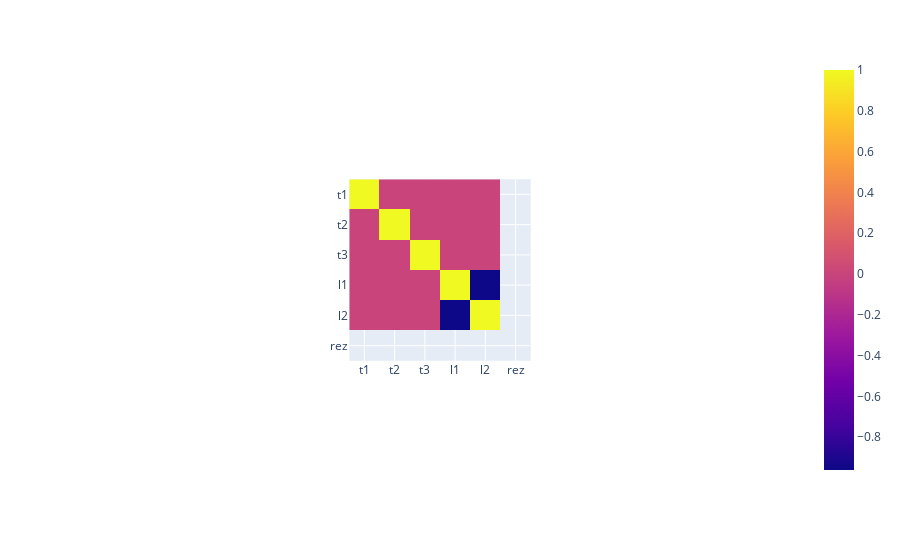

The cell this chart's notebook holds for it:
### Code cell
px.imshow(df.corr())

### Figure 1 — Plotly figure (JSON) as saved in the notebook; plotly's stock layout.template omitted (floating-point values rounded to 4 significant figures)
{"data": [{"coloraxis": "coloraxis", "hovertemplate": "x: %{x}<br>y: %{y}<br>color: %{z}<extra></extra>", "name": "0", "type": "heatmap", "x": ["t1", "t2", "t3", "l1", "l2", "rez"], "xaxis": "x", "y": ["t1", "t2", "t3", "l1", "l2", "rez"], "yaxis": "y", "z": [[1, -1.164e-15, -3.02e-15, 8.399e-17, 2.334e-15, null], [-1.164e-15, 1, -1.752e-15, -1.508e-17, 1.405e-16, null], [-3.02e-15, -1.752e-15, 1, -5.849e-17, 2.646e-16, null], [8.399e-17, -1.508e-17, -5.849e-17, 1, -0.9603, null], [2.334e-15, 1.405e-16, 2.646e-16, -0.9603, 1, null], [null, null, null, null, null, null]]}], "layout": {"autosize": true, "coloraxis": {"colorscale": [[0, "#0d0887"], [0.1111, "#46039f"], [0.2222, "#7201a8"], [0.3333, "#9c179e"], [0.4444, "#bd3786"], [0.5556, "#d8576b"], [0.6667, "#ed7953"], [0.7778, "#fb9f3a"], [0.8889, "#fdca26"], [1, "#f0f921"]]}, "margin": {"t": 60}, "xaxis": {"anchor": "y", "autorange": true, "constrain": "domain", "domain": [0.374, 0.626], "range": [-0.5, 5.5], "scaleanchor": "y", "type": "category"}, "yaxis": {"anchor": "x", "autorange": true, "constrain": "domain", "domain": [0, 1], "range": [5.5, -0.5], "type": "category"}}}
